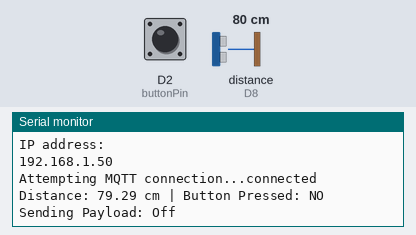
This sketch was run on a simulated Arduino Uno R4 WiFi. Shown: the last lines printed to the serial monitor. Wiring (inferred from the names in the program): ultrasonic range finder: trigger D9; echo D8. Inputs (shaded band) come from the test bench; at power-on: D2 (buttonPin) HIGH, distance to the obstacle (sensor on D8) 80 cm. The echo pulse lasts 58.3 µs per cm; WiFi joins after 1.5 s; servers stay silent unless stated; random numbers use the default seed unless the sketch sets one; no MQTT or app messages arrive unless stated.

Above: at 2.7 s.
2.8 s: D2 (buttonPin) pulled LOW for 2.4 s
At 4.9 s:
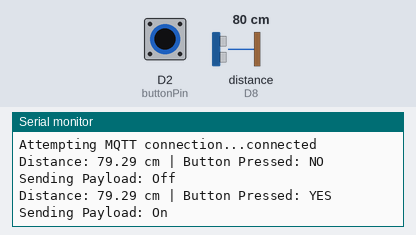
6.7 s: distance to the obstacle (sensor on D8) set to 2 cm
At 9.0 s:
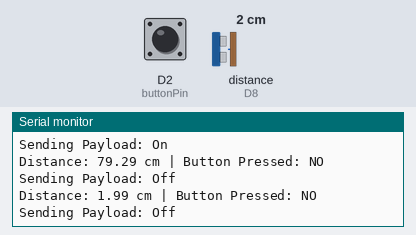
9.4 s: distance to the obstacle (sensor on D8) set to 4 cm
At 10.6 s:
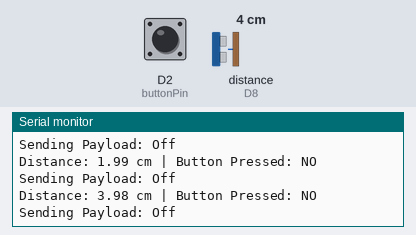
12.1 s: D2 (buttonPin) pulled LOW for 2.4 s
Timing chart, 0 to 15.1 s (numbered marks = the images above; inputs shaded):
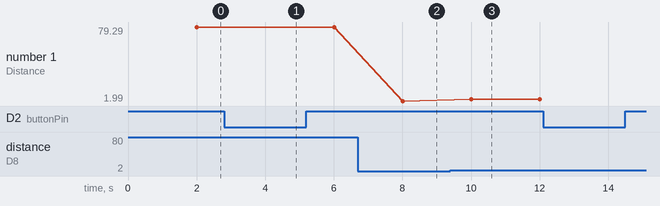

Measured:
- after the input at 2.8 s, the serial monitor: prints a new line after 1.2 s (image 1)
- after the input at 6.7 s, the serial monitor: prints a new line after 1.3 s (image 2)
- after the input at 9.4 s, the serial monitor: prints a new line after 0.61 s (image 3)
- plotted number 1: 79.29 → 1.99 after the input at 6.7 s, 1.99 → 3.98 after the input at 9.4 s

The sketch:

sensorpushsend.ino
```cpp
#include "WiFiS3.h"
#include <PubSubClient.h>

// 1. ตั้งค่า Wi-Fi ของห้องสอบ
const char* ssid = "2nds";
const char* password = "2Ndsssssss";

// 2. ตั้งค่า MQTT Broker
const char* mqtt_server = "phycom.it.kmitl.ac.th";
const int mqtt_port = 1883;

// 3. กำหนด Topic ให้ตรงกับโจทย์ข้อนี้
const char* mqtt_topic = "68070175/door";

// สร้างตัวแปร Client ID แบบสุ่มอัตโนมัติ
char mqtt_client_id[40];

WiFiClient espClient;
PubSubClient client(espClient);

// กำหนดขาอุปกรณ์
const int trigPin = 9;
const int echoPin = 8;
const int buttonPin = 2; // ปุ่มกดต่อกับ Pin 2 และ GND

void setup_wifi() {
  delay(10);
  Serial.println();
  Serial.print("Connecting to ");
  Serial.println(ssid);

  WiFi.begin(ssid, password);

  while (WiFi.status() != WL_CONNECTED) {
    delay(500);
    Serial.print(".");
  }

  Serial.println("");
  Serial.println("WiFi connected");
  Serial.println("IP address: ");
  Serial.println(WiFi.localIP());
}

void reconnect() {
  while (!client.connected()) {
    Serial.print("Attempting MQTT connection...");

    if (client.connect(mqtt_client_id)) {
      Serial.println("connected");
    } else {
      Serial.print("failed, rc=");
      Serial.print(client.state());
      Serial.println(" try again in 5 seconds");
      delay(5000);
    }
  }
}

void setup() {
  Serial.begin(9600);

  pinMode(trigPin, OUTPUT);
  pinMode(echoPin, INPUT);
  pinMode(buttonPin, INPUT_PULLUP); // เปิดใช้งานตัวต้านทานภายในสำหรับปุ่ม

  // สุ่ม Client ID ป้องกันการชนกัน
  randomSeed(analogRead(A0));
  int randomNum = random(1000, 9999);
  sprintf(mqtt_client_id, "R4_Door_%d", randomNum);

  Serial.print("Client ID: ");
  Serial.println(mqtt_client_id);

  setup_wifi();
  client.setServer(mqtt_server, mqtt_port);
}

unsigned long lastMsg = 0;

void loop() {
  if (!client.connected()) {
    reconnect();
  }
  client.loop();

  unsigned long now = millis();
  if (now - lastMsg > 2000) {
    lastMsg = now;

    // 1. อ่านค่าระยะทางจาก Ultrasonic
    digitalWrite(trigPin, LOW);
    delayMicroseconds(2);
    digitalWrite(trigPin, HIGH);
    delayMicroseconds(10);
    digitalWrite(trigPin, LOW);

    long duration = pulseIn(echoPin, HIGH);
    float distance = duration * 0.034 / 2;

    // 2. อ่านค่าสถานะปุ่มกด (เนื่องจากใช้ INPUT_PULLUP กดแล้วจะเป็น LOW)
    bool isButtonPressed = (digitalRead(buttonPin) == LOW);

    Serial.print("Distance: ");
    Serial.print(distance);
    Serial.print(" cm | Button Pressed: ");
    Serial.println(isButtonPressed ? "YES" : "NO");

    // 3. ตรวจสอบเงื่อนไขตามโจทย์
    String payload = "";
    if (distance >= 20.0 && isButtonPressed) {
      payload = "On";
    } else {
      payload = "Off";
    }

    Serial.print("Sending Payload: ");
    Serial.println(payload);

    // Publish ข้อมูลไปยัง Topic
    client.publish(mqtt_topic, payload.c_str());
  }
}
```
